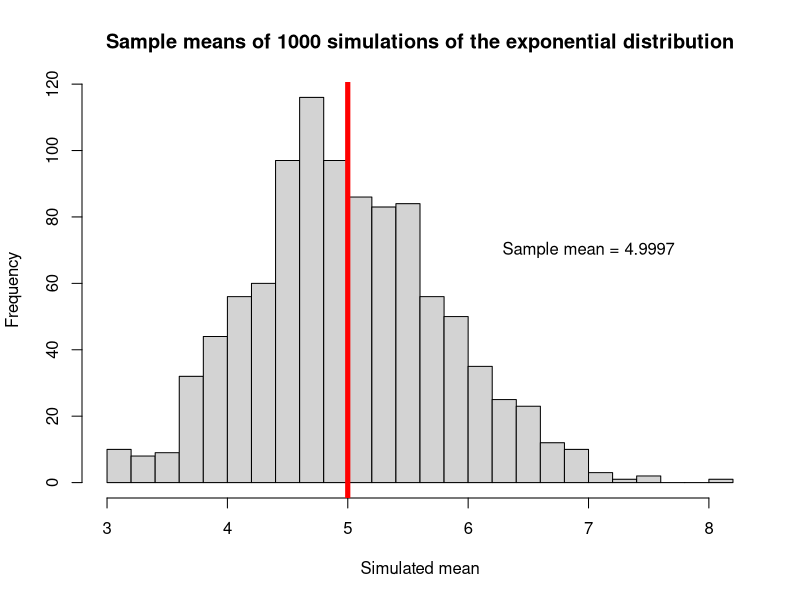
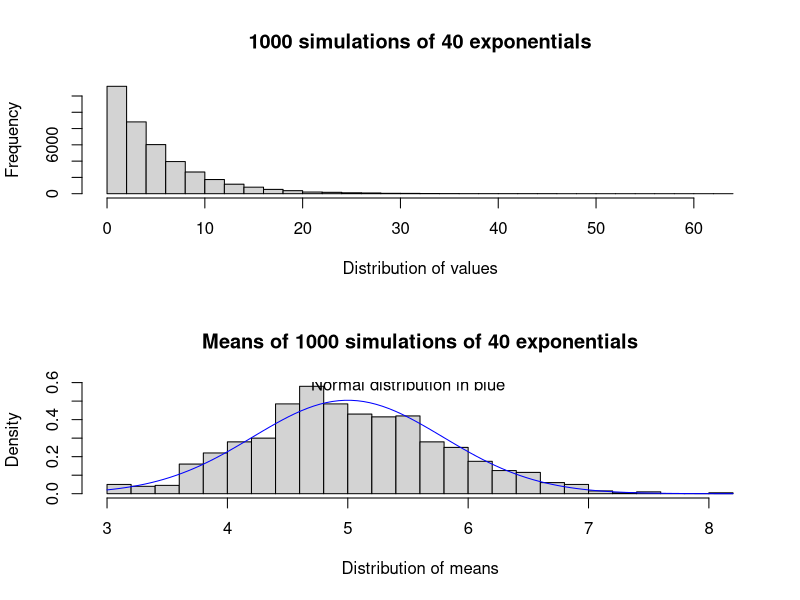
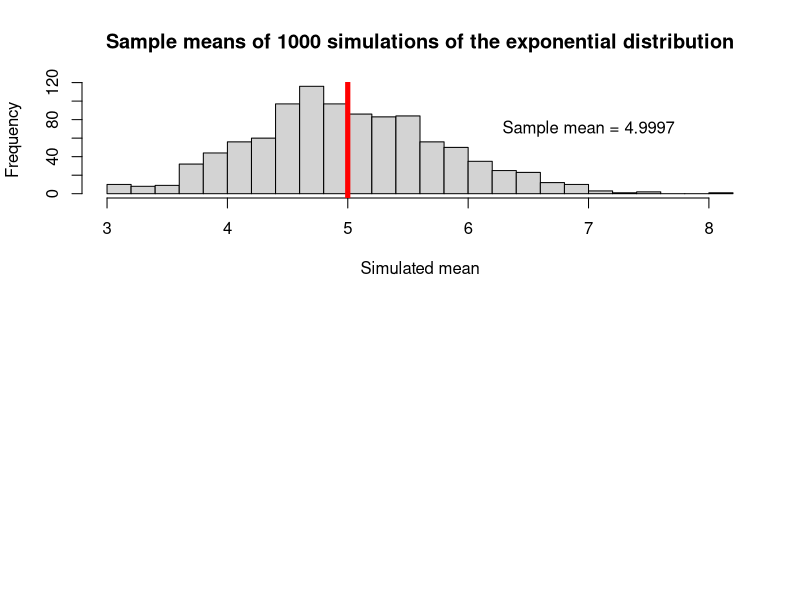
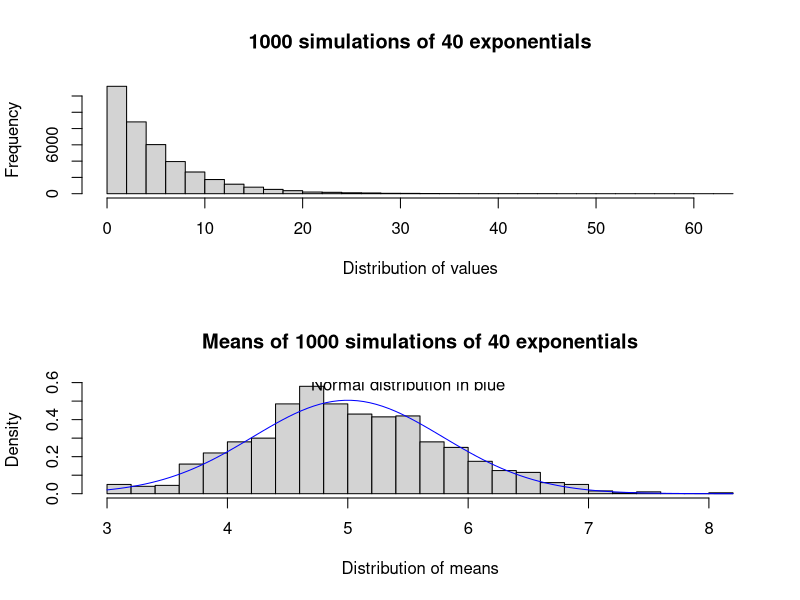

The R script that drew these images, in order:
## ---- chunk 1
set.seed(100)
results <- NULL
mean_results <- NULL
for (i in 1:1000) {
    temp <- rexp(n = 40, rate = 0.2)
    results <- c(results, temp)
    mean_results <- c(mean_results, mean(temp))
}
## ---- chunk 2
hist(mean_results,
    breaks = 25,
    xlab = "Simulated mean",
    main = "Sample means of 1000 simulations of the exponential distribution")
abline(v = mean(results), lwd=5, col='red')
text(7,70, labels=paste0("Sample mean = ", round(mean(results),5)))
## ---- chunk 3
1/0.2^2/40
## ---- chunk 4
var(mean_results)
## ---- chunk 5
x <- seq(
    from = min(mean_results),
    to = max(mean_results),
    length = 40)
par(mfrow = c(2, 1))
hist(results,
    breaks = 25,
    main = "1000 simulations of 40 exponentials",
    xlab = "Distribution of values")
hist(mean_results,
    prob = TRUE,
    breaks = 25,
    main= "Means of 1000 simulations of 40 exponentials",
    xlab = "Distribution of means")
curve(dnorm(x, mean = 5, sd = sqrt((5/sqrt(40))^2)), add=TRUE, col = "blue")
text(x = 5.5, y = 0.59, labels = "Normal distribution in blue")
## ---- chunk 6
set.seed(100)
results <- NULL
mean_results <- NULL
for (i in 1:1000) {
    temp <- rexp(n = 40, rate = 0.2)
    results <- c(results, temp)
    mean_results <- c(mean_results, mean(temp))
}
## ---- chunk 7
hist(mean_results,
    breaks = 25,
    xlab = "Simulated mean",
    main = "Sample means of 1000 simulations of the exponential distribution")
abline(v = mean(results), lwd=5, col='red')
text(7,70, labels=paste0("Sample mean = ", round(mean(results),5)))
## ---- chunk 8
x <- seq(
    from = min(mean_results),
    to = max(mean_results),
    length = 40)
par(mfrow = c(2, 1))
hist(results,
    breaks = 25,
    main = "1000 simulations of 40 exponentials",
    xlab = "Distribution of values")
hist(mean_results,
    prob = TRUE,
    breaks = 25,
    main= "Means of 1000 simulations of 40 exponentials",
    xlab = "Distribution of means")
curve(dnorm(x, mean = 5, sd = sqrt((5/sqrt(40))^2)), add=TRUE, col = "blue")
text(x = 5.5, y = 0.59, labels = "Normal distribution in blue")
